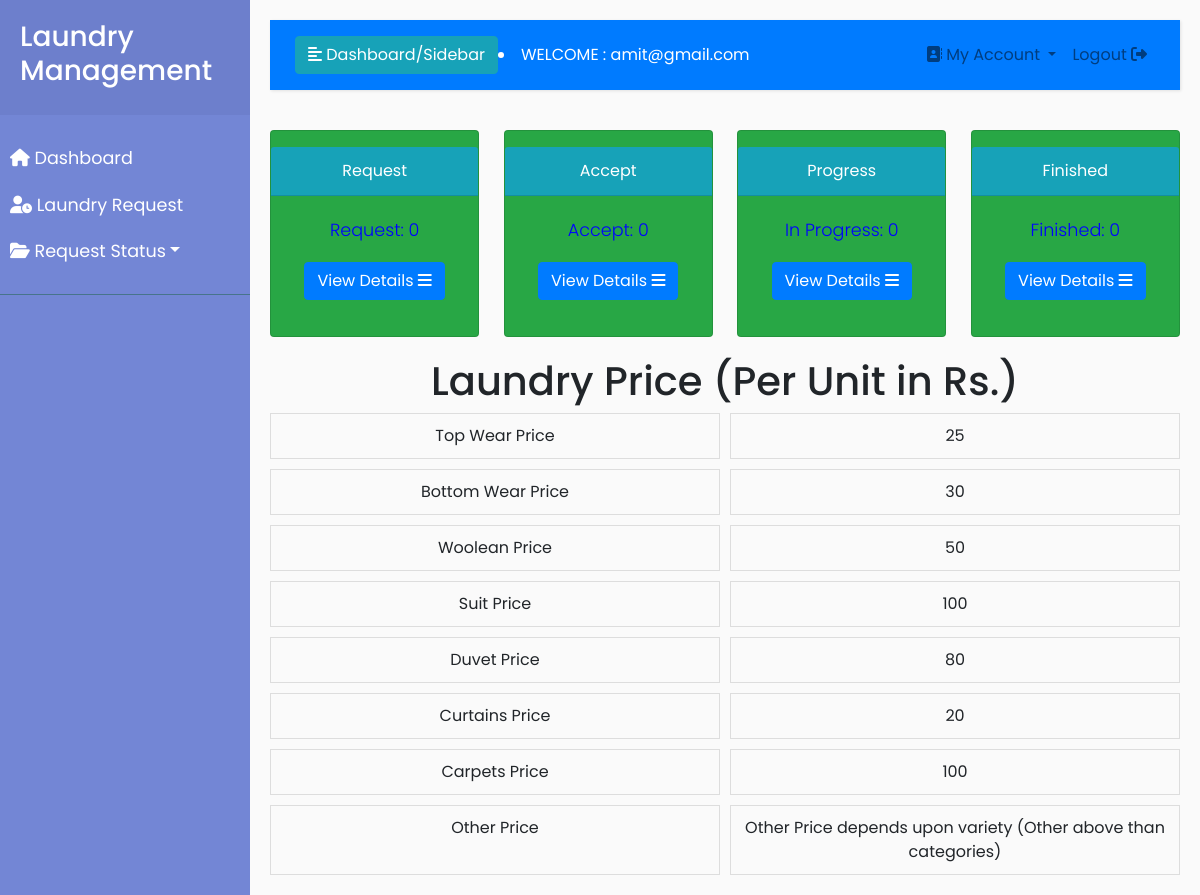
The app's page /user_dashboard.php (signed in) with its own data.
### tables this page shows
CREATE TABLE IF NOT EXISTS `pricelist` (
  `Id` int NOT NULL AUTO_INCREMENT,
  `TopWear` int NOT NULL,
  `BottomWear` int NOT NULL,
  `Woolen` int NOT NULL,
  `Suit` int NOT NULL,
  `Duvet` int NOT NULL,
  `Curtains` int NOT NULL,
  `Carpets` int NOT NULL,
  PRIMARY KEY (`Id`)
);

### user_dashboard.php (the view, shortened to what this page needs)
<?php include("database_conn.php"); ?>
<?php include("user_home.php");?>
<!DOCTYPE html>
<html lang="en">
<head>
</head>
<body>
    <div class="card-container">
        <div class="card text-white text-center bg-success py-3">
            <div class="card-header bg-info">Request</div>
            <div class="card-body text-white">
                <p class="card-text">Request: 0<br></p>
                <a href="#" class="btn btn-primary">View Details <i class="fa fa-navicon"></i></a>
            </div>
        </div>
        <div class="card text-white text-center bg-success py-3">
            <div class="card-header bg-info">Accept</div>
            <div class="card-body text-white">
                <p class="card-text">Accept: 0<br></p>
                <a href="#" class="btn btn-primary">View Details <i class="fa fa-navicon"></i></a>
            </div>
        </div>
        <div class="card text-white text-center bg-success py-3">
            <div class="card-header bg-info">Progress</div>
            <div class="card-body text-white">
                <p class="card-text">In Progress: 0<br></p>
                <a href="#" class="btn btn-primary">View Details <i class="fa fa-navicon"></i></a>
            </div>
        </div>
        <div class="card text-white text-center bg-success py-3">
            <div class="card-header bg-info">Finished</div>
            <div class="card-body text-white">
                <p class="card-text">Finished: 0<br></p>
                <a href="#" class="btn btn-primary">View Details <i class="fa fa-navicon"></i></a>
            </div>
        </div>
    </div>
    <?php
    $res = mysqli_query($conn, "select * from pricelist");
    if (($rows = mysqli_fetch_array($res))) {
    ?>
        <div>
            <center>
                <h1>Laundry Price (Per Unit in Rs.)</h1>
            </center>
        </div>
        <div class="table-container">
            <?php
            $priceItems = array(
                "Top Wear Price" => $rows[1],
                "Bottom Wear Price" => $rows[2],
                "Woolean Price" => $rows[3],
                "Suit Price" => $rows[4],
                "Duvet Price" => $rows[5],
                "Curtains Price" => $rows[6],
                "Carpets Price" => $rows[7],
                "Other Price" => "Other Price depends upon variety (Other above than categories)"
            );
            foreach ($priceItems as $itemName => $itemPrice) {
                echo '<div class="table-cell">' . $itemName . '</div>';
                echo '<div class="table-cell">' . $itemPrice . '</div>';
            }
            ?>
        </div>
    <?php
    }
    ?>
</body>
</html>

### css/user_style_slider.css (style rules this page uses)
body { font-family: 'Poppins', sans-serif; background: #fafafa; }
p { font-family: 'Poppins', sans-serif; font-size: 1.1em; font-weight: 300; line-height: 1.7em; color:blue; }
a, a:hover, a:focus { color: inherit; text-decoration: none; transition: all 0.3s; }

### user_dashboard.php (style rules this page uses)
.table-container { display: grid; grid-template-columns: repeat(2, 1fr); gap: 10px; }
.table-cell { border: 1px solid #ddd; padding: 10px; text-align: center; }
.card-container { display: flex; justify-content: space-between; margin-bottom: 20px; }
.card { width: 23%; }

### records on screen
pricelist: TopWear "25", BottomWear "30", Woolen "50", Duvet "80", Curtains "20"

### other values on screen
$_SESSION["email"] "amit@gmail.com"
$itemName "Top Wear Price"
$itemName "Bottom Wear Price"
$itemName "Woolean Price"
$itemName "Suit Price"
$itemPrice "100"
$itemName "Duvet Price"
$itemName "Curtains Price"
$itemName "Carpets Price"
$itemName "Other Price"
$itemPrice "Other Price depends upon variety (Other above than categories)"
